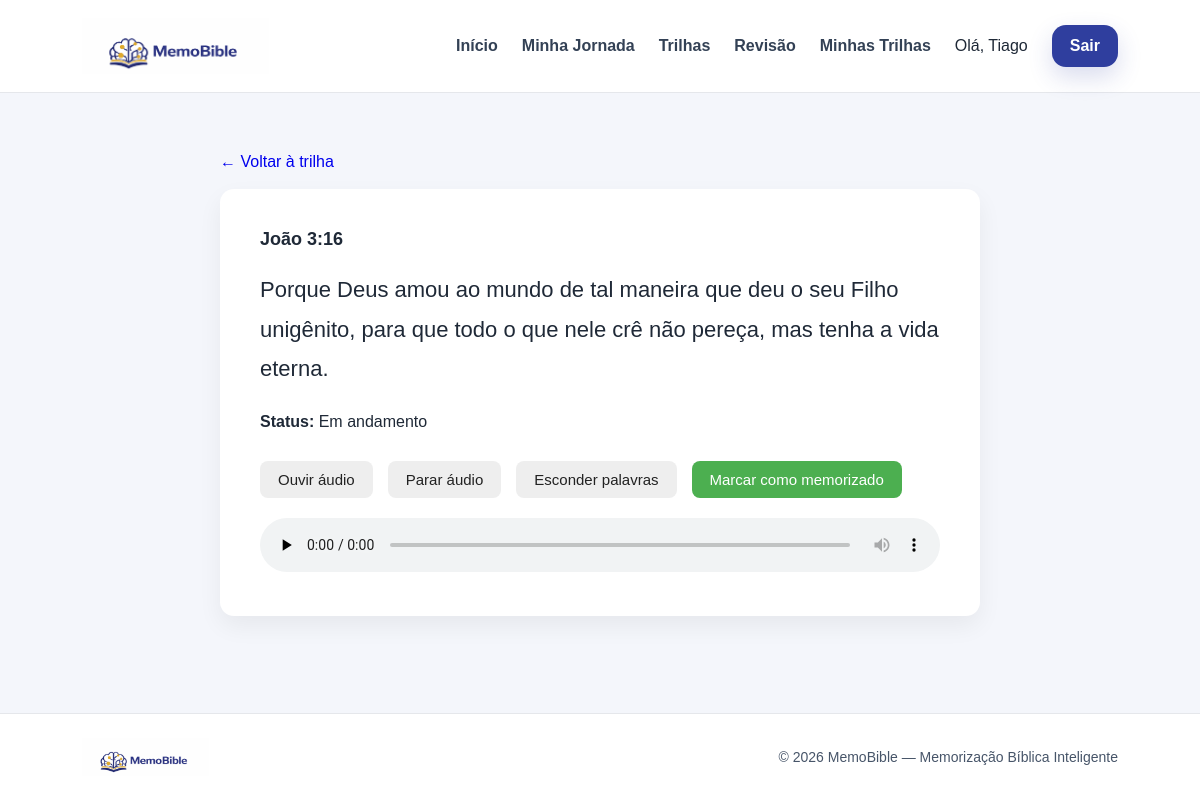
Page /versiculo/1 (signed in) on the committed database.
### app/models.py (models this page shows)
class User(Base):
    __tablename__ = "users"
    id = Column(Integer, primary_key=True, index=True)
    name = Column(String, nullable=False)
    email = Column(String, unique=True, nullable=False)
    password_hash = Column(String, nullable=False)

class Verse(Base):
    __tablename__ = "verses"
    id = Column(Integer, primary_key=True, index=True)
    reference = Column(String, nullable=False)
    text = Column(Text, nullable=False)
    track_id = Column(Integer, ForeignKey("tracks.id"))
    track = relationship("Track", back_populates="verses")

### app/main.py (the view)
@app.get("/versiculo/{verse_id}", response_class=HTMLResponse)
def versiculo_detalhe(verse_id: int, request: Request, db: Session = Depends(get_db)):
    user = require_user(request, db)
    verse = db.query(Verse).filter(Verse.id == verse_id).first()
    if not verse:
        raise HTTPException(status_code=404, detail="Versículo não encontrado")
    progress = db.query(UserVerseProgress).filter(
        UserVerseProgress.user_id == user.id,
        UserVerseProgress.verse_id == verse.id
    ).first()
    if not progress:
        progress = UserVerseProgress(
            user_id=user.id,
            verse_id=verse.id,
            memorized=False,
            review_stage=0
        )
        db.add(progress)
        db.commit()
        db.refresh(progress)
    return templates.TemplateResponse(
        "verse_detail.html",
        {
            "request": request,
            "titulo": verse.reference,
            "verse": verse,
            "progress": progress,
            "current_user": user,
        },
    )

### app/templates/verse_detail.html (shortened to what this page needs)
{% extends "base.html" %}
{% block content %}
<div class="verse-container">
    <a href="/trilha/{{ verse.track.id }}" class="back-link">← Voltar à trilha</a>
    <div class="verse-box">
        <div class="verse-reference">
            {{ verse.reference }}
        </div>
        <div class="verse-text" id="verseText">
            {{ verse.text }}
        </div>
        <p class="status-line">
            <strong>Status:</strong>
            {% if progress.memorized %}
                Memorizado
            {% else %}
                Em andamento
            {% endif %}
        </p>
        <div class="controls">
            <button type="button" class="btn btn-secondary" onclick="tocarAudioVersiculo()">
                Ouvir áudio
            </button>
            <button type="button" class="btn btn-secondary" onclick="pararAudio()">
                Parar áudio
            </button>
            <button type="button" class="btn btn-secondary" onclick="hideWords()">
                Esconder palavras
            </button>
            {% if not progress.memorized %}
            <form method="post" action="/versiculo/{{ verse.id }}/memorizar" style="margin: 0;">
                <button type="submit" class="btn btn-primary">
                    Marcar como memorizado
                </button>
            </form>
            {% else %}
            <span class="btn btn-primary" style="opacity: 0.8; cursor: default;">
                Versículo memorizado
            </span>
            {% endif %}
        </div>
        <audio id="verseAudio" class="audio-player" controls preload="none">
            <source src="/versiculo/{{ verse.id }}/audio" type="audio/mpeg">
        </audio>
    </div>
</div>
{% endblock %}

### app/templates/base.html (shortened to what this page needs)
<!DOCTYPE html>
<html lang="pt-BR">
<head>
<link rel="stylesheet" href="/static/style.css">
</head>
<body>
<header class="site-header">
<div class="site-header-inner">
<a href="/" class="site-brand">
<img src="/static/images/horizontal.png" alt="MemoBible Logo" loading="lazy">
</a>
<nav class="site-nav">
<a href="/">Início</a>
{% if current_user %}
<a href="/dashboard">Minha Jornada</a>
<a href="/trilhas">Trilhas</a>
<a href="/revisao">Revisão</a>
<a href="/minhas-trilhas">Minhas Trilhas</a>
{% endif %}
{% if current_user %}
<span class="site-user">Olá, {{ current_user.name }}</span>
<a href="/logout" class="site-btn">Sair</a>
{% else %}
<a href="/login" class="site-btn">Entrar</a>
<a href="/register" class="site-btn">Criar conta</a>
{% endif %}
</nav>
</div>
</header>
<main class="page-content">
{% block content %}
{% endblock %}
</main>
<footer class="site-footer">
<div class="site-footer-inner">
<div class="site-footer-brand">
<img src="/static/images/horizontal.png" alt="MemoBible" loading="lazy">
</div>
<div class="site-footer-copy">
© 2026 MemoBible — Memorização Bíblica Inteligente
</div>
</div>
</footer>
</body>
</html>

### app/static/style.css (style rules this page uses)
* { box-sizing: border-box; }
html { scroll-behavior: smooth; }
body { margin: 0; font-family: 'Inter', sans-serif; background: #f5f7fb; color: #1f2937; }
.site-footer { margin-top: 100px; background: #ffffff; border-top: 1px solid rgba(15, 23, 42, 0.06); }
html, body { margin: 0; padding: 0; min-height: 100%; }
body { font-family: Arial, Helvetica, sans-serif; background: #f4f6fb; color: #1f2937; min-height: 100vh; display: flex; flex-direction: column; }
.page-content { flex: 1; }
.site-header { background: #ffffff; border-bottom: 1px solid #e5e7eb; }
.site-header-inner { max-width: 1100px; margin: 0 auto; padding: 18px 32px; display: flex; align-items: center; justify-content: space-between; gap: 24px; }
.site-brand img { height: 56px; display: block; }
.site-nav { display: flex; align-items: center; gap: 24px; flex-wrap: wrap; }
.site-nav a { text-decoration: none; color: #334155; font-weight: 600; }
.site-btn { background: #2f3e9e; color: #ffffff !important; padding: 12px 18px; border-radius: 14px; box-shadow: 0 10px 25px rgba(47, 62, 158, 0.18); }
.site-footer { background: #ffffff; border-top: 1px solid #e5e7eb; margin-top: auto; }
.site-footer-inner { max-width: 1100px; margin: 0 auto; padding: 24px 32px; display: flex; align-items: center; justify-content: space-between; gap: 20px; }
.site-footer-brand img { height: 38px; display: block; }
.site-footer-copy { color: #475569; font-size: 14px; text-align: right; }
.site-header { position: sticky; top: 0; z-index: 100; background: white; }

### app/templates/verse_detail.html (style rules this page uses)
.verse-container { max-width: 800px; margin: 60px auto; padding: 0 20px; }
.verse-box { background: white; padding: 40px; border-radius: 14px; box-shadow: 0 10px 25px rgba(0, 0, 0, 0.06); margin-bottom: 30px; }
.verse-reference { font-weight: 600; margin-bottom: 20px; font-size: 18px; }
.verse-text { font-size: 22px; line-height: 1.8; }
.controls { margin-top: 30px; display: flex; gap: 15px; flex-wrap: wrap; align-items: center; }
.btn { padding: 10px 18px; border-radius: 8px; text-decoration: none; border: none; cursor: pointer; font-size: 15px; display: inline-flex; align-items: center; justify-content: center; }
.btn-primary { background: #4CAF50; color: white; }
.btn-secondary { background: #eeeeee; color: #222; }
.back-link { display: inline-block; margin-bottom: 18px; text-decoration: none; }
.status-line { margin-top: 24px; }
.audio-player { margin-top: 20px; width: 100%; }

### rows in the picture
User: name "Tiago"
Verse: reference "João 3:16", text "Porque Deus amou ao mundo de tal maneira que deu o seu Filho unigênito, para que todo o que nele crê não pereça, mas tenha a vida eterna."
